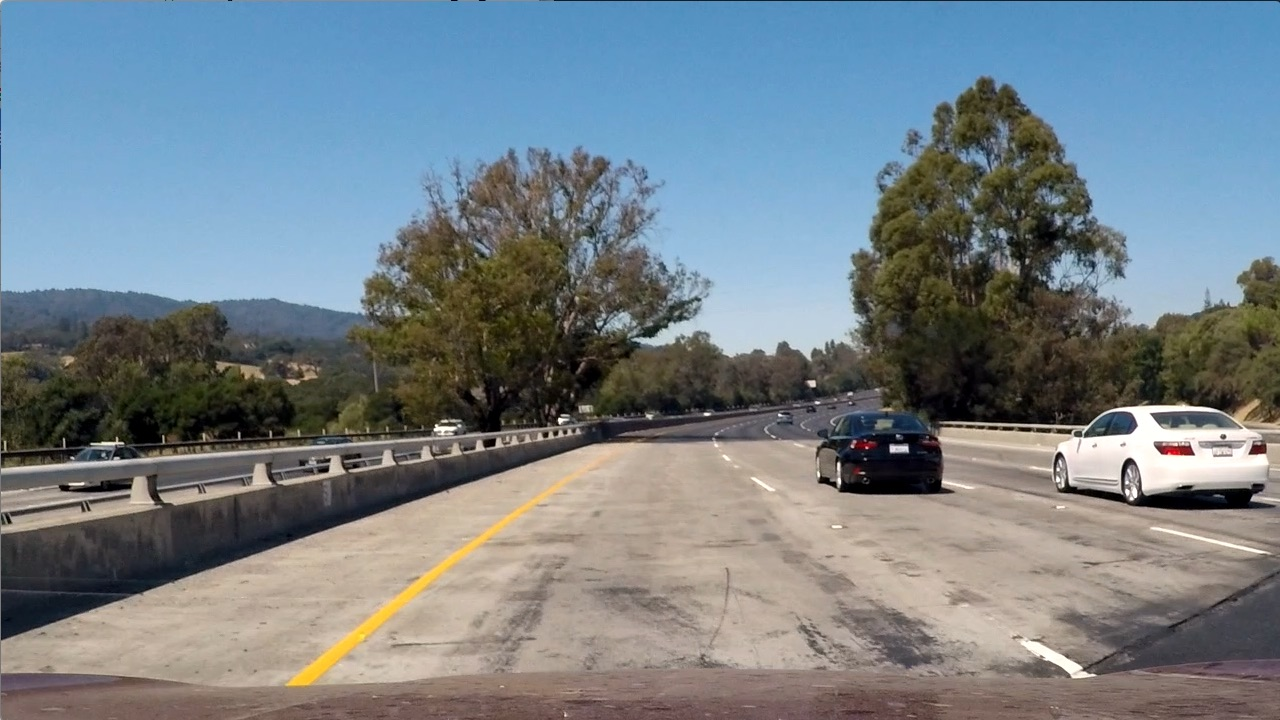
#> input picture Term1/Work/Lesson8/colorspace_test_images/test1.jpg, 1280 x 720 px; its folder holds only this picture in this run
$ jupyter execute 8_11_ColorThresholds.ipynb
#> lines starting #> are read from the running program, lines starting #| are printed output that depends on the picture; after the words box and inside, x2 and y2 are one past the last pixel; in counts of white or black regions, pixels touching at a corner belong together
## In this exercise, you can try applying a color threshold in the HLS color space. If you have any problems with the implementation, please refer to the previous video and instructor notes.

Your task here is to write a function that takes in an image and threshold values and returns a binary output from applying the threshold to the S-channel. Apply your thresholds as you did for gradients but this time use an exclusive (>) lower bound and an inclusive upper bound (<=).

You can download the test images in the quiz for local usage here.

[cell 1]
import matplotlib.pyplot as plt
import matplotlib.image as mpimg
import numpy as np
import cv2
import glob, os


# Define a function that thresholds the S-channel of HLS
# Use exclusive lower bound (>) and inclusive upper (<=)
def hls_select(img, thresh=(0, 255)):
    # 1) Convert to HLS color space
    hls = cv2.cvtColor(img,cv2.COLOR_RGB2HLS)
    # 2) Apply a threshold to the S channel
    S = hls[:,:,2]
    print()
    # 3) Return a binary image of threshold result
    binary = np.zeros_like(S)
    binary[(S > thresh[0]) & (S <= thresh[1])] = 1
    binary_output = np.copy(binary) # placeholder line
    return binary_output


# Read in an image, you can also try test1.jpg or test4.jpg
for file in glob.glob("colorspace_test_images\*.jpg"):
    print("file",file)
    image = mpimg.imread(file)
#> image is the input picture: shape (720, 1280, 3); mean R, G, B 117.5, 128.7, 135.5
    hls_binary = hls_select(image, thresh=(150, 255))
#> in hls_select, `hls = cv2.cvtColor(img,cv2.COLOR_RGB2HLS)`: hls: shape (720, 1280, 3); mean of channels 0, 1, 2 60.2, 126.7, 74.4
#> in hls_select, `S = hls[:,:,2]`:
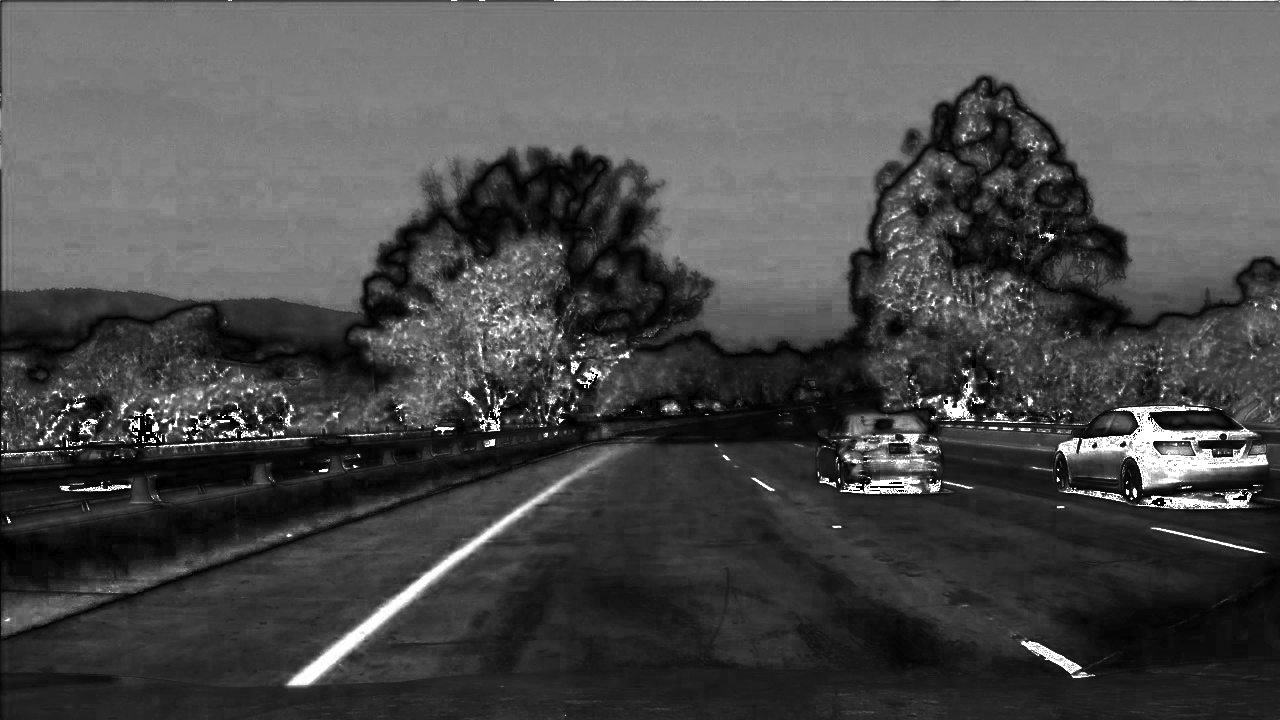
#> S: shape (720, 1280); min 0, max 255, mean 74.4
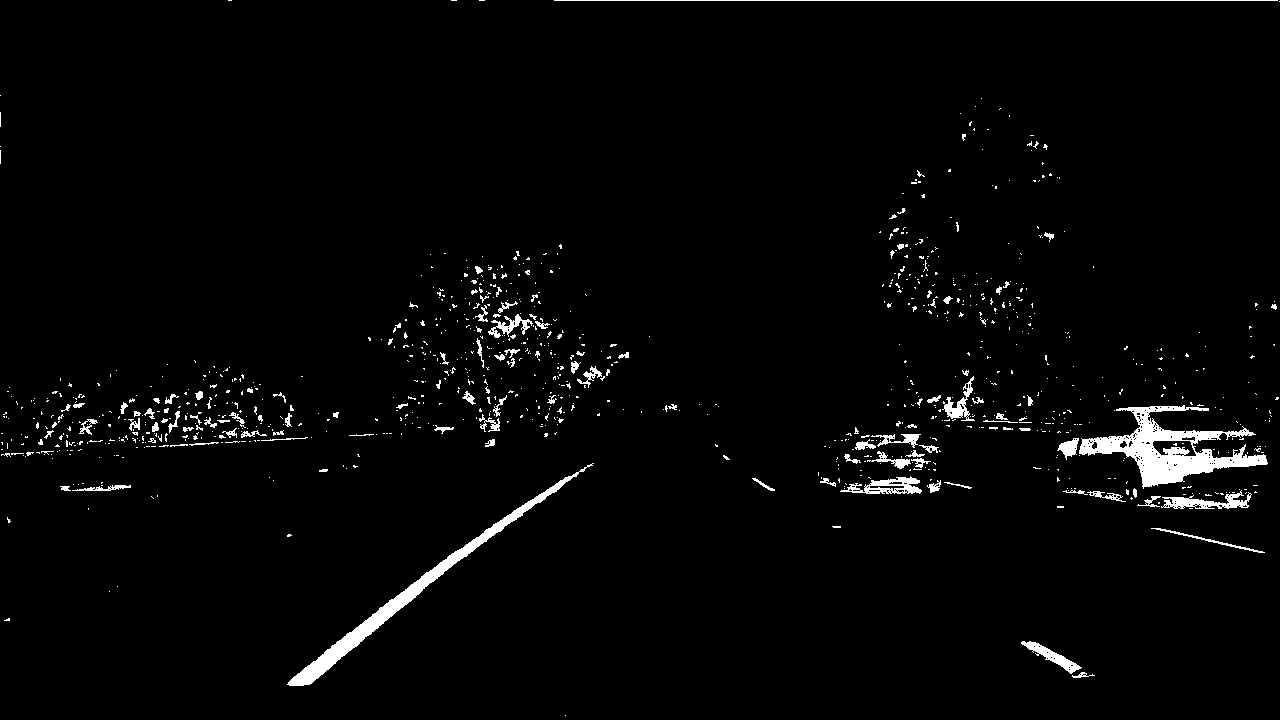
#> hls_binary: shape (720, 1280); values 0 (black) and 1 (white), 2.4% white; 995 white regions (879 under 20 px), largest, box (x1, y1, x2, y2) and area: (1079, 405, 1268, 489) 5439, (287, 463, 594, 686) 3900, (1161, 490, 1252, 509) 736
    hist = cv2.calcHist([image],[2],None,[256],[0,256])
#> hist = 256 values, max 16008 at index 205, min 27 at index 254, mean 3600
    plt.hist(hist.ravel(),256,[0,256]); plt.show()
#> after `plt.hist(hist.ravel(), 256, [0, 256])`:
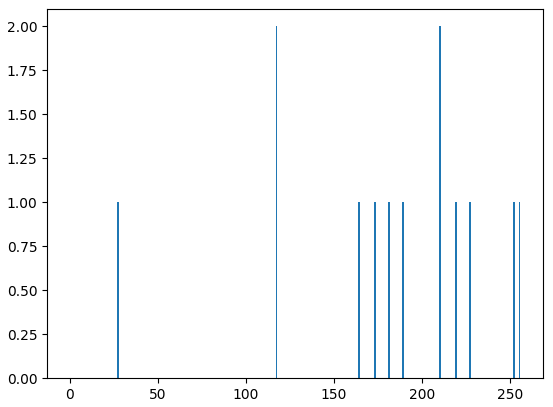
#> figure drawn by matplotlib, 1 panel

    # Plot the result
    f, (ax1, ax2) = plt.subplots(1, 2, figsize=(24, 9))
    f.tight_layout()
    ax1.imshow(image)
    ax1.set_title('Original Image', fontsize=50)
    ax2.imshow(hls_binary, cmap='gray')
    ax2.set_title('Thresholded S', fontsize=50)
    plt.subplots_adjust(left=0., right=1, top=0.9, bottom=0.)
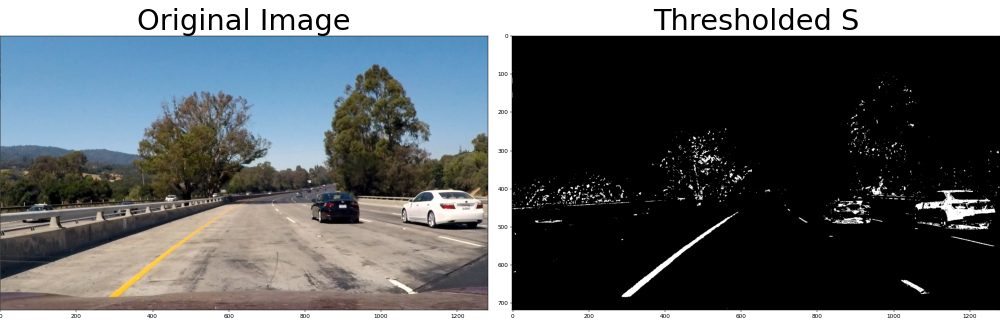
#> figure drawn by matplotlib, 2 panels

$ run again, on Term1/Work/Lesson8/colorspace_test_images/test4.jpg
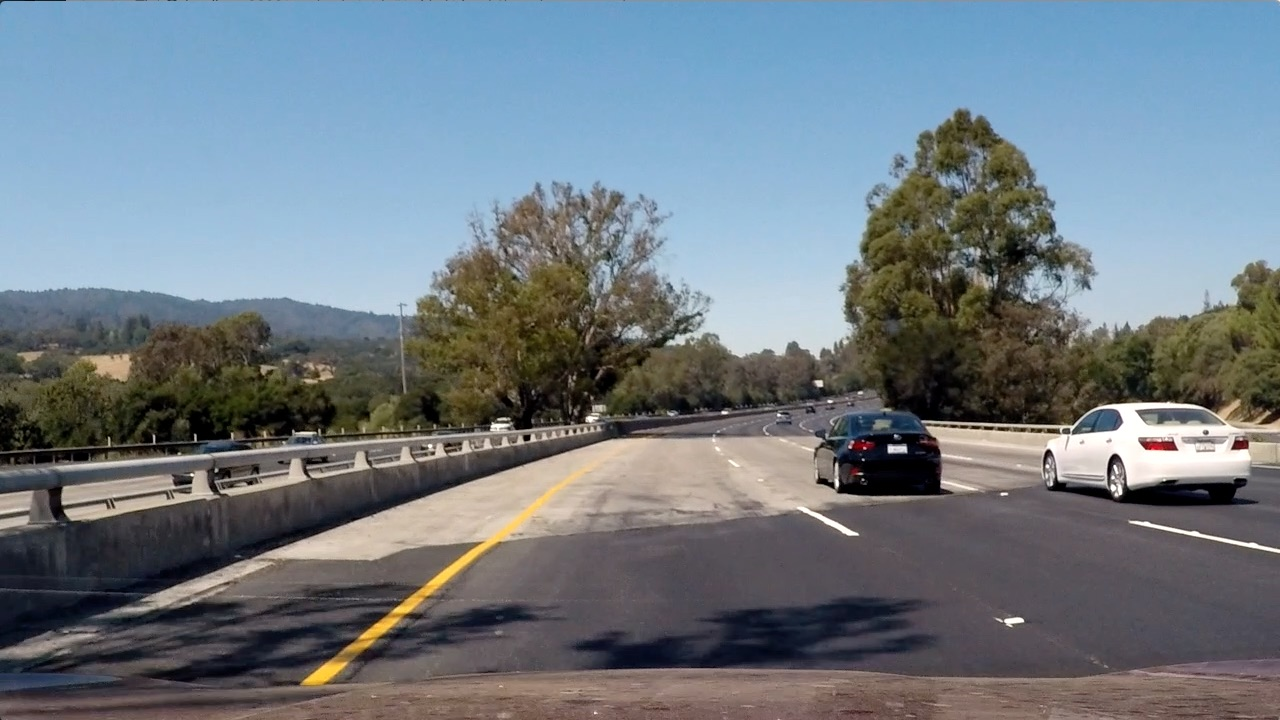
#> input picture Term1/Work/Lesson8/colorspace_test_images/test4.jpg, 1280 x 720 px
#> image is the input picture: shape (720, 1280, 3); mean R, G, B 112.2, 122.7, 130.9
#> hls: shape (720, 1280, 3); mean of channels 0, 1, 2 80.5, 121.4, 71.8
#> `hls_binary = hls_select(image, thresh=(150, 255))`:
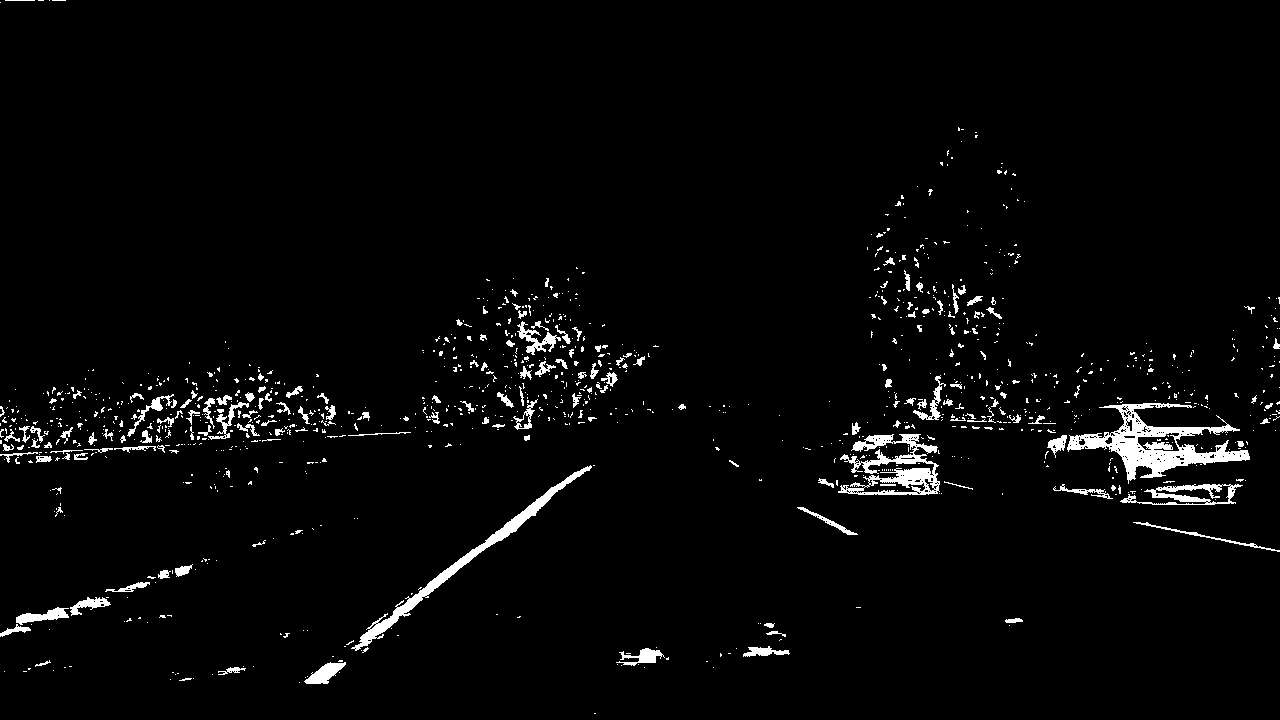
#> hls_binary: shape (720, 1280); values 0 (black) and 1 (white), 2.9% white; 1144 white regions (968 under 20 px), largest, box (x1, y1, x2, y2) and area: (1067, 403, 1250, 484) 4671, (838, 434, 940, 495) 2632, (351, 465, 592, 651) 2566
#> hist = 256 values, max 17636 at index 208, min 36 at index 254, mean 3600
#> `[cell 1] import matplotlib.pyplot as plt import matplotlib.image as mp..`:
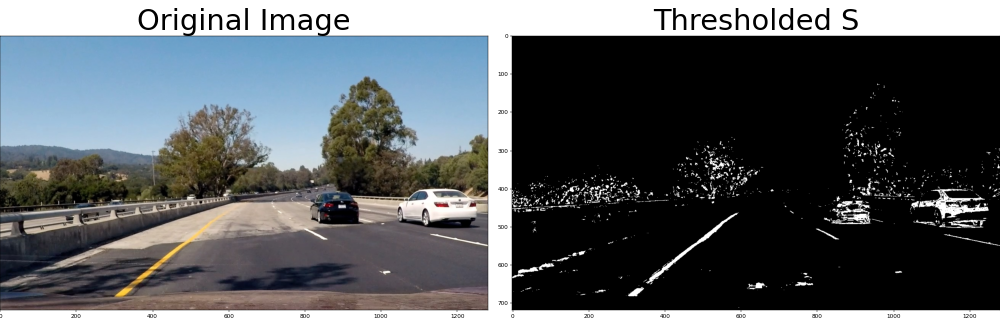
#> figure drawn by matplotlib, 2 panels

$ run again, on Term1/Work/Lesson8/colorspace_test_images/test6.jpg
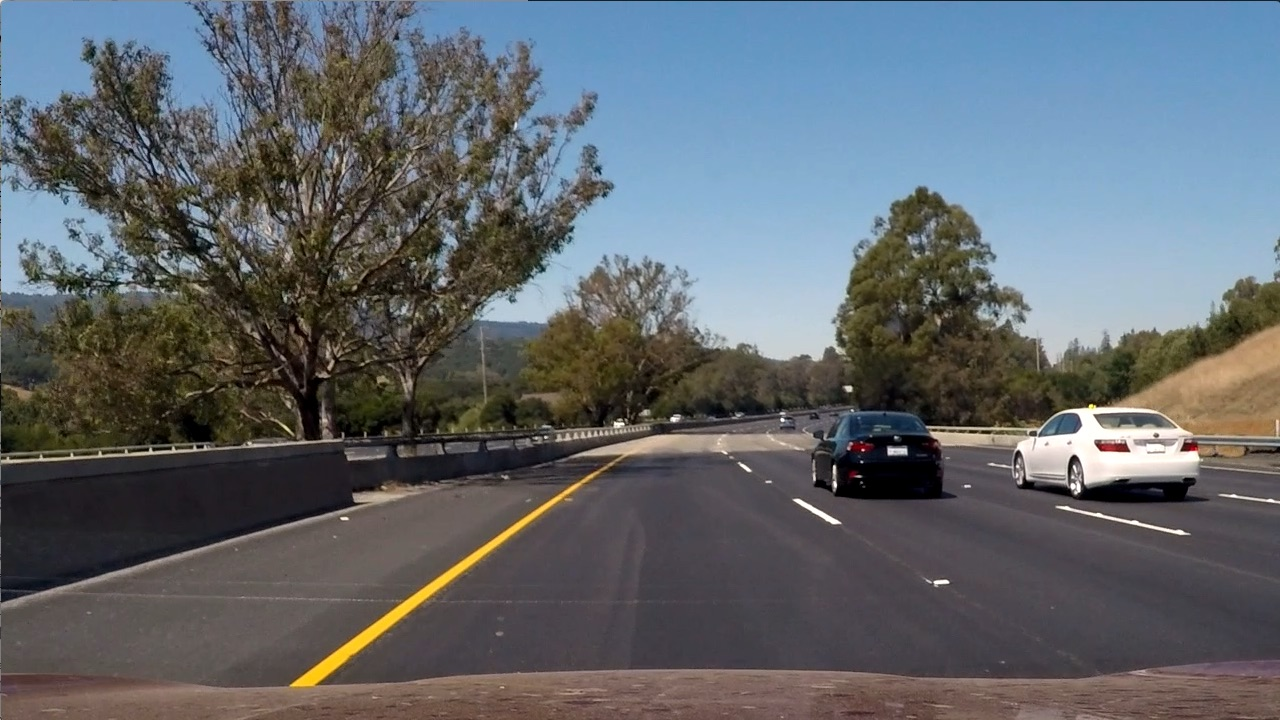
#> input picture Term1/Work/Lesson8/colorspace_test_images/test6.jpg, 1280 x 720 px
#> image is the input picture: shape (720, 1280, 3); mean R, G, B 97, 102.6, 107.9
#> hls: shape (720, 1280, 3); mean of channels 0, 1, 2 76.7, 102.2, 57.5
#> `hls_binary = hls_select(image, thresh=(150, 255))`:
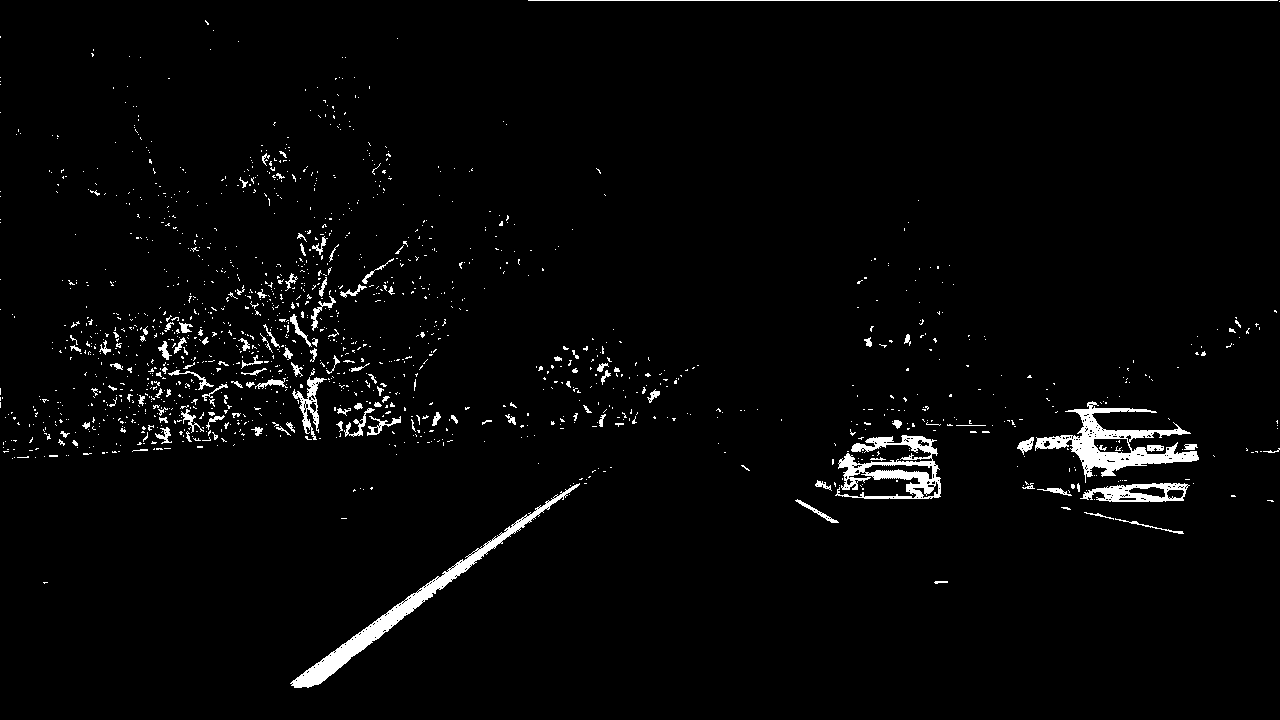
#> hls_binary: shape (720, 1280); values 0 (black) and 1 (white), 2.6% white; 1470 white regions (1340 under 20 px), largest, box (x1, y1, x2, y2) and area: (290, 483, 580, 688) 3920, (1035, 401, 1199, 483) 3795, (835, 435, 941, 499) 2818
#> hist = 256 values, max 17725 at index 79, min 15 at index 254, mean 3600
#> `[cell 1] import matplotlib.pyplot as plt import matplotlib.image as mp..`:
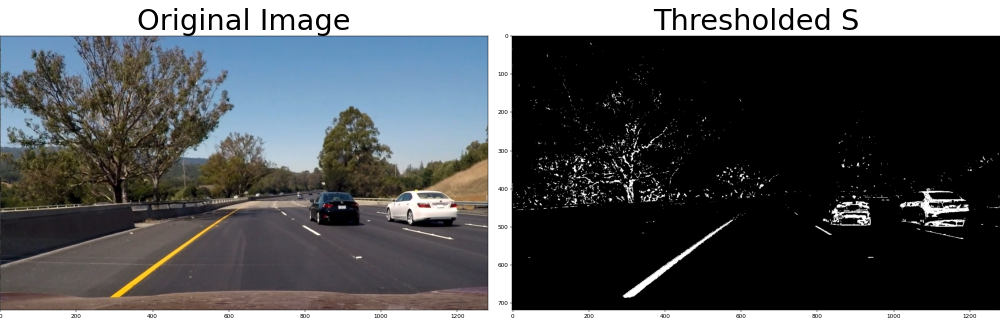
#> figure drawn by matplotlib, 2 panels
